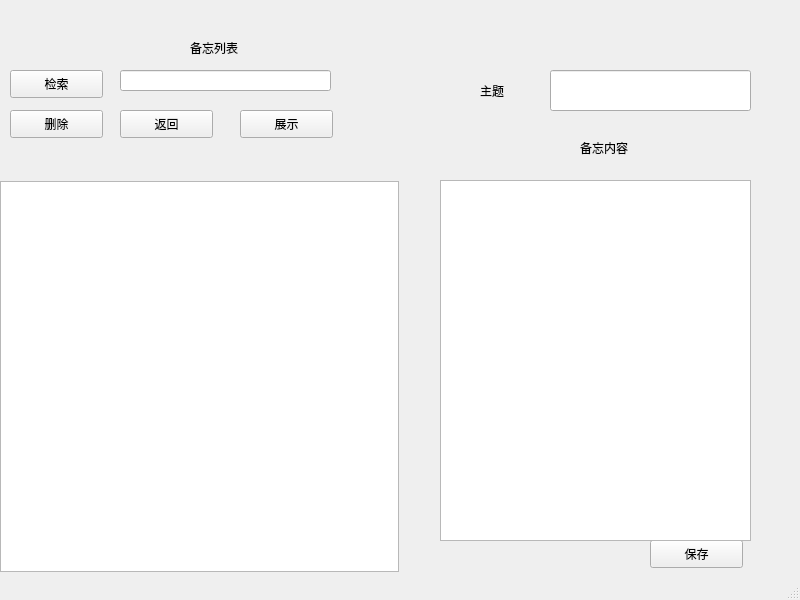
<?xml version="1.0" encoding="UTF-8"?>
<ui version="4.0">
 <class>memo</class>
 <widget class="QMainWindow" name="memo">
  <property name="geometry">
   <rect>
    <x>0</x>
    <y>0</y>
    <width>800</width>
    <height>600</height>
   </rect>
  </property>
  <property name="windowTitle">
   <string>memo</string>
  </property>
  <widget class="QWidget" name="centralwidget">
   <widget class="QPushButton" name="back">
    <property name="geometry">
     <rect>
      <x>120</x>
      <y>110</y>
      <width>93</width>
      <height>28</height>
     </rect>
    </property>
    <property name="text">
     <string>返回</string>
    </property>
   </widget>
   <widget class="QPushButton" name="del">
    <property name="geometry">
     <rect>
      <x>10</x>
      <y>110</y>
      <width>93</width>
      <height>28</height>
     </rect>
    </property>
    <property name="text">
     <string>删除</string>
    </property>
   </widget>
   <widget class="QLabel" name="label_1">
    <property name="geometry">
     <rect>
      <x>190</x>
      <y>40</y>
      <width>72</width>
      <height>15</height>
     </rect>
    </property>
    <property name="text">
     <string>备忘列表</string>
    </property>
   </widget>
   <widget class="QLabel" name="label_2">
    <property name="geometry">
     <rect>
      <x>480</x>
      <y>80</y>
      <width>61</width>
      <height>21</height>
     </rect>
    </property>
    <property name="text">
     <string>主题</string>
    </property>
   </widget>
   <widget class="QLabel" name="label_4">
    <property name="geometry">
     <rect>
      <x>580</x>
      <y>140</y>
      <width>72</width>
      <height>15</height>
     </rect>
    </property>
    <property name="text">
     <string>备忘内容</string>
    </property>
   </widget>
   <widget class="QPushButton" name="save">
    <property name="geometry">
     <rect>
      <x>650</x>
      <y>540</y>
      <width>93</width>
      <height>28</height>
     </rect>
    </property>
    <property name="text">
     <string>保存</string>
    </property>
   </widget>
   <widget class="QPushButton" name="search">
    <property name="geometry">
     <rect>
      <x>10</x>
      <y>70</y>
      <width>93</width>
      <height>28</height>
     </rect>
    </property>
    <property name="text">
     <string>检索</string>
    </property>
   </widget>
   <widget class="QTableView" name="tableView">
    <property name="geometry">
     <rect>
      <x>0</x>
      <y>181</y>
      <width>399</width>
      <height>391</height>
     </rect>
    </property>
   </widget>
   <widget class="QPlainTextEdit" name="textEdit_2">
    <property name="geometry">
     <rect>
      <x>440</x>
      <y>180</y>
      <width>311</width>
      <height>361</height>
     </rect>
    </property>
   </widget>
   <widget class="QLineEdit" name="textEdit">
    <property name="geometry">
     <rect>
      <x>550</x>
      <y>70</y>
      <width>201</width>
      <height>41</height>
     </rect>
    </property>
   </widget>
   <widget class="QLineEdit" name="textEdit_3">
    <property name="geometry">
     <rect>
      <x>120</x>
      <y>70</y>
      <width>211</width>
      <height>21</height>
     </rect>
    </property>
   </widget>
   <widget class="QPushButton" name="pushButton">
    <property name="geometry">
     <rect>
      <x>240</x>
      <y>110</y>
      <width>93</width>
      <height>28</height>
     </rect>
    </property>
    <property name="text">
     <string>展示</string>
    </property>
   </widget>
  </widget>
  <widget class="QStatusBar" name="statusbar"/>
 </widget>
 <resources/>
 <connections/>
</ui>
